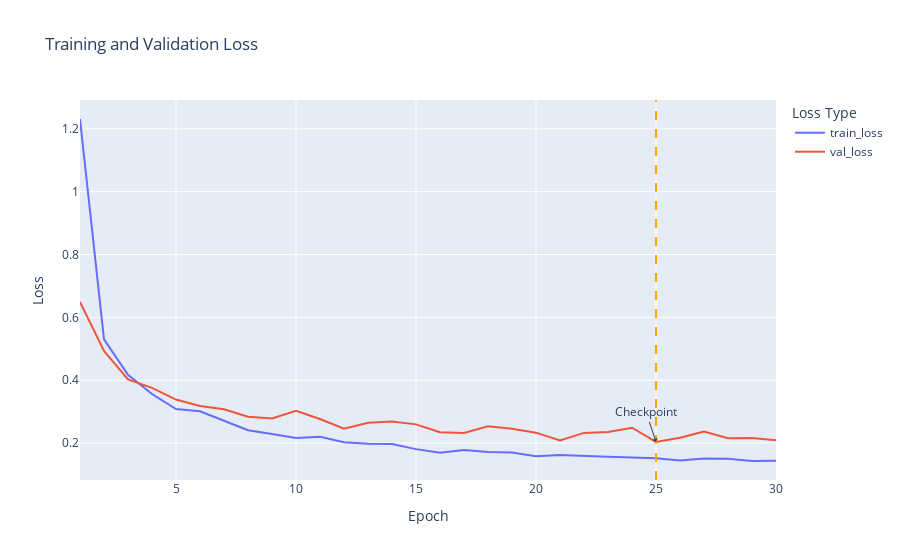

The notebook cell saved with this chart:
### Markdown cell above
## Visualizations

### Code cell
assert len(train_losses) == len(val_losses)

losses_df = pd.DataFrame(
    {
        "epoch": range(1, len(train_losses) + 1),
        "train_loss": train_losses,
        "val_loss": val_losses,
    }
)

fig = px.line(
    losses_df.melt(
        id_vars="epoch",
        value_vars=["train_loss", "val_loss"],
        var_name="loss_type",
        value_name="value",
    ),
    x="epoch",
    y="value",
    color="loss_type",
    title="Training and Validation Loss",
    labels={"value": "Loss", "epoch": "Epoch", "loss_type": "Loss Type"},
)

lowest_val_loss_epoch = losses_df["val_loss"].idxmin() + 1
fig.add_vline(x=lowest_val_loss_epoch, line_dash="dash", line_color="orange")
fig.add_annotation(
    x=lowest_val_loss_epoch,
    y=losses_df["val_loss"].min(),
    text="Checkpoint",
    showarrow=True,
    arrowhead=1,
)
fig.show()

### Figure 1 — Plotly figure (JSON) as saved in the notebook; plotly's stock layout.template omitted (floating-point values rounded to 4 significant figures)
{"data": [{"hovertemplate": "Loss Type=train_loss<br>Epoch=%{x}<br>Loss=%{y}<extra></extra>", "legendgroup": "train_loss", "line": {"color": "#636efa", "dash": "solid"}, "marker": {"symbol": "circle"}, "mode": "lines", "name": "train_loss", "orientation": "v", "showlegend": true, "type": "scatter", "x": [1, 2, 3, 4, 5, 6, 7, 8, 9, 10, 11, 12, 13, 14, 15, 16, 17, 18, 19, 20, 21, 22, 23, 24, 25, 26, 27, 28, 29, 30], "xaxis": "x", "y": [1.231, 0.5303, 0.4175, 0.3562, 0.3083, 0.3012, 0.2711, 0.2409, 0.229, 0.2162, 0.2206, 0.2025, 0.198, 0.1974, 0.1809, 0.1692, 0.1778, 0.1715, 0.1699, 0.1582, 0.1623, 0.1587, 0.1568, 0.1546, 0.1518, 0.1447, 0.1514, 0.1501, 0.1431, 0.1438], "yaxis": "y"}, {"hovertemplate": "Loss Type=val_loss<br>Epoch=%{x}<br>Loss=%{y}<extra></extra>", "legendgroup": "val_loss", "line": {"color": "#EF553B", "dash": "solid"}, "marker": {"symbol": "circle"}, "mode": "lines", "name": "val_loss", "orientation": "v", "showlegend": true, "type": "scatter", "x": [1, 2, 3, 4, 5, 6, 7, 8, 9, 10, 11, 12, 13, 14, 15, 16, 17, 18, 19, 20, 21, 22, 23, 24, 25, 26, 27, 28, 29, 30], "xaxis": "x", "y": [0.649, 0.4936, 0.4026, 0.3757, 0.3387, 0.3182, 0.3079, 0.2839, 0.2787, 0.3026, 0.2769, 0.2456, 0.265, 0.2688, 0.2597, 0.2348, 0.2326, 0.2534, 0.2459, 0.2334, 0.2085, 0.2325, 0.2353, 0.2489, 0.204, 0.2173, 0.2366, 0.2154, 0.2166, 0.2089], "yaxis": "y"}], "layout": {"annotations": [{"arrowhead": 1, "showarrow": true, "text": "Checkpoint", "x": 25, "y": 0.204}], "legend": {"title": {"text": "Loss Type"}, "tracegroupgap": 0}, "shapes": [{"line": {"color": "orange", "dash": "dash"}, "type": "line", "x0": 25, "x1": 25, "xref": "x", "y0": 0, "y1": 1, "yref": "y domain"}], "title": {"text": "Training and Validation Loss"}, "xaxis": {"anchor": "y", "domain": [0, 1], "title": {"text": "Epoch"}}, "yaxis": {"anchor": "x", "domain": [0, 1], "title": {"text": "Loss"}}}}
